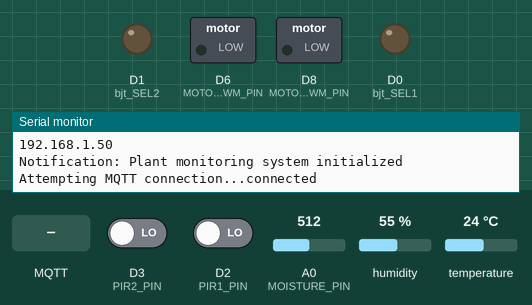
The sketch below on a simulated ESP8266 (NodeMCU). Shown: switched loads named in the sketch (green lamp = pin HIGH), output pins drawn as LEDs (lit = HIGH), the last lines printed to the serial monitor. The test bench sets the inputs (shaded band); at power-on: A0 (MOISTURE_PIN) = 512, D3 (PIR2_PIN) LOW, D2 (PIR1_PIN) LOW, humidity 55 %, temperature 24 °C. WiFi joins after 1.5 s; servers stay silent unless stated; random numbers use the default seed unless the sketch sets one; no MQTT or app messages arrive unless stated.

Above: at 5.7 s.
5.8 s: A0 (MOISTURE_PIN) set to 707
16.4 s: A0 (MOISTURE_PIN) set to 735
At 23.5 s:
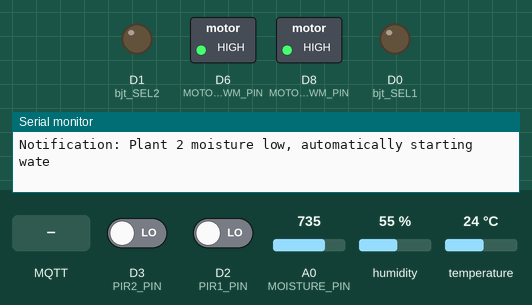
26.7 s: MQTT message "90" arrives on the second subscribed topic
At 27.6 s:
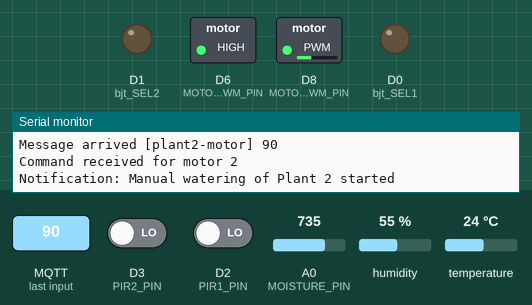
36.5 s: MQTT message "200" arrives on the second subscribed topic
At 38.1 s:
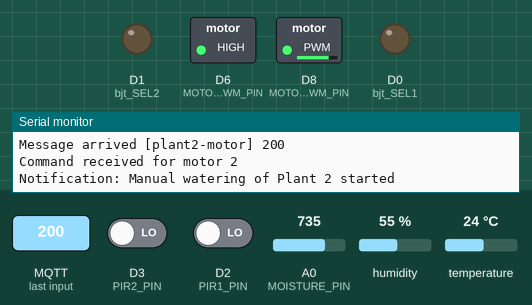
Timing chart, 0 to 61.8 s (numbered marks = the images above; inputs shaded):
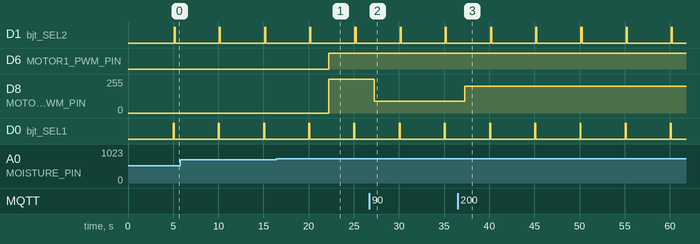

The sketch:

ES_IoT_Project.ino
```cpp
#include <Arduino.h>
#include <ESP8266WiFi.h>
#include <PubSubClient.h>
#include <string.h>
#include <ModbusMaster.h>
#include <SoftwareSerial.h>
#include <DHT.h>

const char *ssid = "ShreyanshWiFi";
const char *password = "0123456789";

// Your MQTT broker ID
const char *mqtt_server = "192.168.185.93";
const int mqttPort = 1883;

// MQTT topics
const char *publishTopicPlant1Moisture = "plant1-moisture";
const char *publishTopicPlant2Moisture = "plant2-moisture";

const char *publishTopicPlant1PIR = "plant1-pir";
const char *publishTopicPlant2PIR = "plant2-pir";

const char *publishTopicPlant1Motor = "plant1-motor";
const char *publishTopicPlant2Motor = "plant2-motor";
const char *subscribeTopicPlant1Motor = "plant1-motor";
const char *subscribeTopicPlant2Motor = "plant2-motor";

const char *publishTopicNotification = "plant-notification";

const char *publishTopicNPK = "npk";
const char *publishTopicTemp = "temp";
const char *publishTopicHum = "humidity";

#define MOISTURE_LOW_THRESHOLD 30
#define MOISTURE_HIGH_THRESHOLD 70

#define bjt_SEL1 D0
#define bjt_SEL2 D1
#define DHT_PIN D5
#define MOISTURE_PIN A0
#define PIR1_PIN D2
#define PIR2_PIN D3
#define MOTOR1_PWM_PIN D6
#define MOTOR2_PWM_PIN D8
#define RX_PIN D4
#define TX_PIN D7
#define DHTTYPE DHT11

DHT dht(DHT_PIN, DHTTYPE);
SoftwareSerial modbusSerial(RX_PIN, TX_PIN);
ModbusMaster node;

// Global variables
int moisture1 = 0;
int moisture2 = 0;
int pir1 = 0;
int pir2 = 0;
int npk_n = 0;
int npk_p = 0;
int npk_k = 0;
int temp = 0;
int humidity = 0;
int motor1_running = 0;
int motor2_running = 0;

int lastMoisture1 = 0;
int lastMoisture2 = 0;
int lastPir1 = 0;
int lastPir2 = 0;
int lastNpk_n = 0;
int lastNpk_p = 0;
int lastNpk_k = 0;
int lastTemp = 0;
int lastHumidity = 0;
int lastmotor1_running = 0;
int lastmotor2_running = 0;

unsigned long lastWifiCheck = 0;
const int wifiCheckInterval = 60000;
unsigned long lastSensorCheck = 0;
const int sensorCheckInterval = 5000;

WiFiClient espClient;
PubSubClient client(espClient);

unsigned long lastMsg = 0;
#define MSG_BUFFER_SIZE (50)
char msg[MSG_BUFFER_SIZE];

void setup_wifi() {
  delay(10);
  Serial.println();
  Serial.print("Connecting to ");
  Serial.println(ssid);

  WiFi.mode(WIFI_STA);
  WiFi.begin(ssid, password);

  while (WiFi.status() != WL_CONNECTED) {
    delay(500);
    Serial.print(".");
  }

  randomSeed(micros());

  Serial.println("");
  Serial.println("WiFi connected");
  Serial.println("IP address: ");
  Serial.println(WiFi.localIP());
}

void publishNotification(const char* message) {
  snprintf(msg, MSG_BUFFER_SIZE, "%s", message);
  Serial.print("Notification: ");
  Serial.println(msg);
  client.publish(publishTopicNotification, msg);
}

void checkAndControlMotor(int motorNum, int moisture) {
  if (motorNum == 1) {
    if (moisture < MOISTURE_LOW_THRESHOLD) {
      if (!motor1_running) {
        analogWrite(MOTOR1_PWM_PIN, 255);
        motor1_running = 1;
        publishNotification("Plant 1 moisture low, automatically starting watering");
      }
    }
    else if (moisture > MOISTURE_HIGH_THRESHOLD) {
      if (motor1_running) {
        analogWrite(MOTOR1_PWM_PIN, 0);
        motor1_running = 0;
        publishNotification("Plant 1 adequately watered, stopping water pump");
      }
    }
  }
  else if (motorNum == 2) {
    if (moisture < MOISTURE_LOW_THRESHOLD) {
      if (!motor2_running) {
        analogWrite(MOTOR2_PWM_PIN, 255);
        motor2_running = 1;
        publishNotification("Plant 2 moisture low, automatically starting watering");
      }
    }
    else if (moisture > MOISTURE_HIGH_THRESHOLD) {
      if (motor2_running) {
        analogWrite(MOTOR2_PWM_PIN, 0);
        motor2_running = 0;
        publishNotification("Plant 2 adequately watered, stopping water pump");
      }
    }
  }
}

void handleMotorRequest(int motorNum, int requested) {
  String notificationMsg;

  if (motorNum == 1) {
    if (requested == 1) {
      if (moisture1 > MOISTURE_HIGH_THRESHOLD) {
        notificationMsg = "Cannot water Plant 1: Soil moisture already sufficient (";
        notificationMsg += moisture1;
        notificationMsg += "%)";
        publishNotification(notificationMsg.c_str());
        analogWrite(MOTOR1_PWM_PIN, 0);
        motor1_running = 0;
      } else {
        analogWrite(MOTOR1_PWM_PIN, 255);
        motor1_running = 1;
        notificationMsg = "Manual watering of Plant 1 started";
        publishNotification(notificationMsg.c_str());
      }
    } else {
      if (moisture1 < MOISTURE_LOW_THRESHOLD) {
        notificationMsg = "Warning: Plant 1 soil is dry (";
        notificationMsg += moisture1;
        notificationMsg += "%), motor is running";
        publishNotification(notificationMsg.c_str());
      }else{
        analogWrite(MOTOR1_PWM_PIN, 0);
        motor1_running = 0;
        notificationMsg = "Manual watering of Plant 1 stopped";
        publishNotification(notificationMsg.c_str());
      }
    }
  }

  else if (motorNum == 2) {
    if (requested > 0) {
      if (moisture2 > MOISTURE_HIGH_THRESHOLD) {
        notificationMsg = "Cannot water Plant 2: Soil moisture already sufficient (";
        notificationMsg += moisture2;
        notificationMsg += "%)";
        publishNotification(notificationMsg.c_str());
        analogWrite(MOTOR2_PWM_PIN, 0);
        motor2_running = 0;
      } else {
        analogWrite(MOTOR2_PWM_PIN, requested);
        motor2_running = 1;
        notificationMsg = "Manual watering of Plant 2 started";
        publishNotification(notificationMsg.c_str());
      }
    } else {
      if (moisture2 < MOISTURE_LOW_THRESHOLD) {
        notificationMsg = "Warning: Plant 2 soil is dry (";
        notificationMsg += moisture2;
        notificationMsg += "%), motor is running";
        publishNotification(notificationMsg.c_str());
      }else{
        analogWrite(MOTOR2_PWM_PIN, 0);
        motor2_running = 0;
        notificationMsg = "Manual watering of Plant 2 stopped";
        publishNotification(notificationMsg.c_str());
      }
    }
  }
}

void callback(char *topic, byte *payload, unsigned int length) {
  Serial.print("Message arrived [");
  Serial.print(topic);
  Serial.print("] ");
  String message = "";
  for (int i = 0; i < length; i++) {
    message += (char)payload[i];
    Serial.print((char)payload[i]);
  }
  Serial.println();

  int requested = message.toInt();

  if (strcmp(topic, subscribeTopicPlant1Motor) == 0) {
    Serial.println("Command received for motor 1");
    handleMotorRequest(1, requested);
  }

  if (strcmp(topic, subscribeTopicPlant2Motor) == 0) {
    Serial.println("Command received for motor 2");
    handleMotorRequest(2, requested);
  }
}

void reconnect() {
  while (!client.connected()) {
    Serial.print("Attempting MQTT connection...");

    String clientId = "ESP8266Client-";
    clientId += String(random(0xffff), HEX);

    if (client.connect(clientId.c_str())) {
      Serial.println("connected");

      client.subscribe(subscribeTopicPlant1Motor);
      client.subscribe(subscribeTopicPlant2Motor);
    }
    else {
      Serial.print("failed, rc=");
      Serial.print(client.state());
      Serial.println(" try again in 5 seconds");
      delay(5000);
    }
  }
}

void publish_Moisture1() {
    snprintf(msg, MSG_BUFFER_SIZE, "%d", moisture1);
    Serial.print("Publish moisture1: ");
    Serial.println(msg);
    client.publish(publishTopicPlant1Moisture, msg);
    lastMoisture1 = moisture1;
}

void publish_Moisture2() {
    snprintf(msg, MSG_BUFFER_SIZE, "%d", moisture2);
    Serial.print("Publish moisture2: ");
    Serial.println(msg);
    client.publish(publishTopicPlant2Moisture, msg);
    lastMoisture2 = moisture2;
}

void publish_PIR1() {
    snprintf(msg, MSG_BUFFER_SIZE, "%d", pir1);
    Serial.print("Publish PIR1: ");
    Serial.println(msg);
    client.publish(publishTopicPlant1PIR, msg);
    lastPir1 = pir1;
}

void publish_PIR2() {
    snprintf(msg, MSG_BUFFER_SIZE, "%d", pir2);
    Serial.print("Publish PIR2: ");
    Serial.println(msg);
    client.publish(publishTopicPlant2PIR, msg);
    lastPir2 = pir2;
}

void publish_Motor1() {
    snprintf(msg, MSG_BUFFER_SIZE, "%d", motor1_running);
    Serial.print("Publish Motor1: ");
    Serial.println(msg);
    client.publish(publishTopicPlant1Motor, msg);
    lastmotor1_running = motor1_running;
}

void publish_Motor2() {
    snprintf(msg, MSG_BUFFER_SIZE, "%d", motor2_running);
    Serial.print("Publish Motor2: ");
    Serial.println(msg);
    client.publish(publishTopicPlant2Motor, msg);
    lastmotor2_running = motor2_running;
}

void publish_NPK() {
    snprintf(msg, MSG_BUFFER_SIZE, "%d,%d,%d", npk_n, npk_p, npk_k);
    Serial.print("Publish NPK: ");
    Serial.println(msg);
    client.publish(publishTopicNPK, msg);
    lastNpk_k = npk_k;
    lastNpk_n = npk_n;
    lastNpk_p = npk_p;
}

void publish_temp() {
    snprintf(msg, MSG_BUFFER_SIZE, "%d", temp);
    Serial.print("Publish temp: ");
    Serial.println(msg);
    client.publish(publishTopicTemp, msg);
    lastTemp = temp;
}

void publish_hum() {
    snprintf(msg, MSG_BUFFER_SIZE, "%d", humidity);
    Serial.print("Publish humidity: ");
    Serial.println(msg);
    client.publish(publishTopicHum, msg);
    lastHumidity = humidity;
}

void readSensors() {
  // Read moisture sensor 1
  digitalWrite(bjt_SEL1, HIGH);
  digitalWrite(bjt_SEL2, LOW);
  delay(100);
  moisture1 = map(analogRead(MOISTURE_PIN), 0, 1023, 100, 0); // Convert to 0-100% (0=dry, 100=wet)

  // Read moisture sensor 2
  digitalWrite(bjt_SEL1, LOW);
  digitalWrite(bjt_SEL2, HIGH);
  delay(100);
  moisture2 = map(analogRead(MOISTURE_PIN), 0, 1023, 100, 0); // Convert to 0-100% (0=dry, 100=wet)

  // Read DHT (temperature and humidity)
  // DHT sensor is directly connected to its pin - no selector needed
  float h = dht.readHumidity();
  float t = dht.readTemperature();

  // Check if readings are valid
  if (!isnan(h) && !isnan(t)) {
    humidity = (int)h;
    temp = (int)t;
  } else {
    Serial.println("Failed to read from DHT sensor!");
  }

  // Reset selector pins for moisture sensors
  digitalWrite(bjt_SEL1, LOW);
  digitalWrite(bjt_SEL2, LOW);

  // Read PIR sensors
  pir1 = digitalRead(PIR1_PIN);
  pir2 = digitalRead(PIR2_PIN);

  // Read NPK sensor via Modbus
  uint8_t result = node.readInputRegisters(0x0000, 6);
  if (result == node.ku8MBSuccess) {
    npk_n = node.getResponseBuffer(0);
    npk_p = node.getResponseBuffer(1);
    npk_k = node.getResponseBuffer(2);
  } else {
    Serial.print("Modbus read failed with error code: ");
    Serial.println(result);
  }

  // Check soil moisture and control motors if needed
  checkAndControlMotor(1, moisture1);
  checkAndControlMotor(2, moisture2);
}

void checkWiFiConnection() {
  if (WiFi.status() != WL_CONNECTED) {
    Serial.println("WiFi connection lost. Reconnecting...");
    WiFi.disconnect();
    setup_wifi();
    if (WiFi.status() == WL_CONNECTED) {
      publishNotification("WiFi reconnected");
    }
  }
}

void setup() {
  Serial.begin(115200);

  pinMode(bjt_SEL1, OUTPUT);
  pinMode(bjt_SEL2, OUTPUT);
  pinMode(PIR1_PIN, INPUT);
  pinMode(PIR2_PIN, INPUT);
  pinMode(MOTOR1_PWM_PIN, OUTPUT);
  pinMode(MOTOR2_PWM_PIN, OUTPUT);

  digitalWrite(bjt_SEL1, LOW);
  digitalWrite(bjt_SEL2, LOW);
  analogWrite(MOTOR1_PWM_PIN, 0);
  analogWrite(MOTOR2_PWM_PIN, 0);

  modbusSerial.begin(9600);
  node.begin(1, modbusSerial);

  setup_wifi();

  // Initialize DHT sensor
  dht.begin();
  delay(2000); // Give DHT sensor time to stabilize

  client.setServer(mqtt_server, mqttPort);
  client.setCallback(callback);

  delay(1000);
  publishNotification("Plant monitoring system initialized");
}

void loop() {
  unsigned long currentMillis = millis();

  if (currentMillis - lastWifiCheck > wifiCheckInterval) {
    lastWifiCheck = currentMillis;
    checkWiFiConnection();
  }

  if (!client.connected()) {
    reconnect();
  }
  client.loop();

  if (currentMillis - lastSensorCheck > sensorCheckInterval) {
    lastSensorCheck = currentMillis;
    readSensors();
  }

  if (currentMillis - lastMsg > 10000) {
    lastMsg = currentMillis;

    if (moisture1 != lastMoisture1) publish_Moisture1();
    if (moisture2 != lastMoisture2) publish_Moisture2();
    if (pir1 != lastPir1) publish_PIR1();
    if (pir2 != lastPir2) publish_PIR2();
    if ((npk_k != lastNpk_k) || (npk_n != lastNpk_n) || (npk_p != lastNpk_p)) publish_NPK();
    if (temp != lastTemp) publish_temp();
    if (humidity != lastHumidity) publish_hum();
    if (motor1_running != lastmotor1_running) publish_Motor1();
    if (motor2_running != lastmotor2_running) publish_Motor2();
  }

  delay(10);
}
```

Measured:
- the behaviour switches between 721 and 722 on A0 (MOISTURE_PIN) (found by bisection; images 0 and 1)
- after the input at 16.4 s, D6 (MOTOR1_PWM_PIN): LOW → HIGH after 5.8 s; D8 (MOTOR2_PWM_PIN): 0/255 → 255/255 after 5.8 s
- after the input at 26.7 s, D8 (MOTOR2_PWM_PIN): 255/255 → 90/255 after 0.55 s
- after the input at 36.5 s, D8 (MOTOR2_PWM_PIN): 90/255 → 200/255 after 0.77 s
- by itself, D1 (bjt_SEL2): alternates HIGH for 0.12 s and LOW for 4.9 s
- by itself, D0 (bjt_SEL1): alternates HIGH for 0.10 s and LOW for 4.9 s
